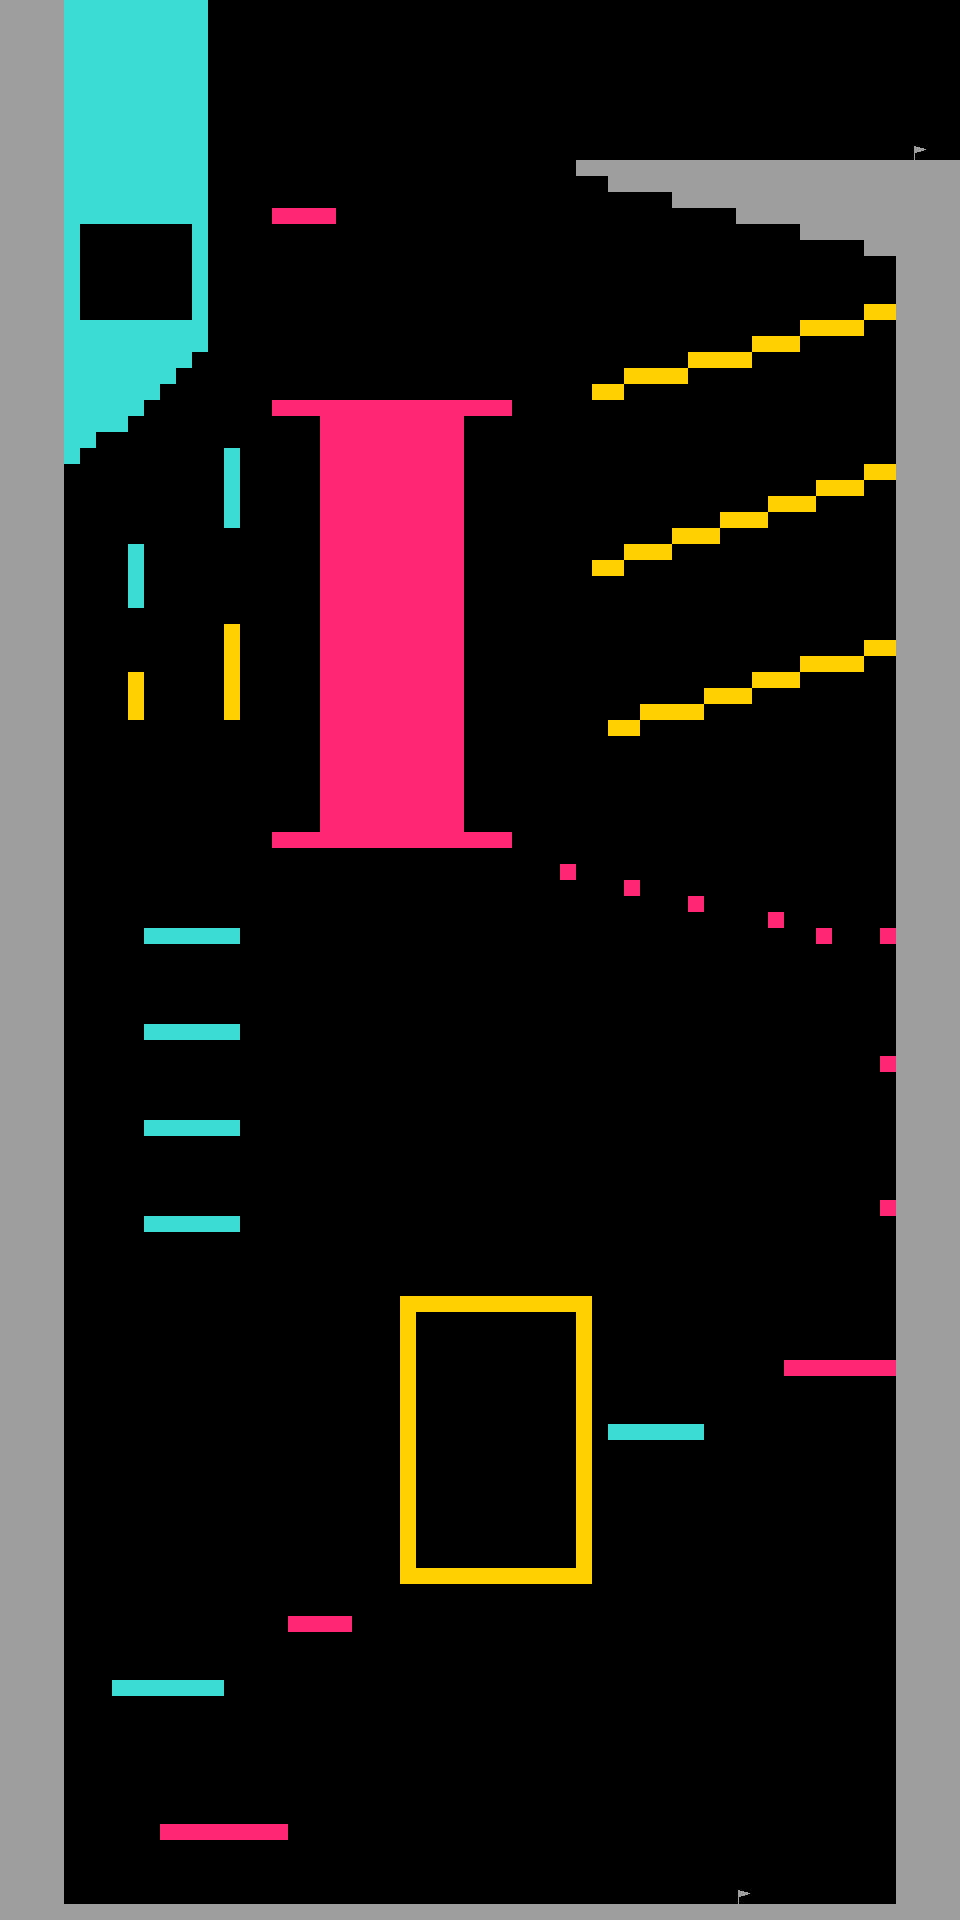

Rendered tile map (Tiled .tmx) drawn with the repository's tilesets; below, a short description and the map source with its tile grids summarised:
An orthogonal 60x120 tile map with 16x16 px tiles, 4 tile layers (Base, Yellow, Red, Blue) and 2 objects (Spawn, Goal).

<map version="1.2" tiledversion="1.3.4" orientation="orthogonal" renderorder="right-down" width="60" height="120" tilewidth="16" tileheight="16" infinite="0" nextlayerid="7" nextobjectid="12">
 <editorsettings>
  <export target="test_tilemap.json" format="json" />
 </editorsettings>
 <tileset firstgid="1" name="test_tileset" tilewidth="16" tileheight="16" tilecount="9" columns="3">
  <image source="test_tilemap.png" width="48" height="48" />
  <tile id="0">
   <properties>
    <property name="collision" type="bool" value="true" />
   </properties>
  </tile>
  <tile id="1">
   <properties>
    <property name="collision" type="bool" value="true" />
   </properties>
  </tile>
  <tile id="2">
   <properties>
    <property name="collision" type="bool" value="true" />
   </properties>
  </tile>
  <tile id="3">
   <properties>
    <property name="collision" type="bool" value="true" />
   </properties>
  </tile>
  <tile id="4">
   <properties>
    <property name="collision" type="bool" value="true" />
   </properties>
  </tile>
  <tile id="5">
   <properties>
    <property name="collision" type="bool" value="false" />
   </properties>
  </tile>
  <tile id="6">
   <properties>
    <property name="collision" type="bool" value="false" />
   </properties>
  </tile>
  <tile id="7">
   <properties>
    <property name="collision" type="bool" value="false" />
   </properties>
  </tile>
  <tile id="8">
   <properties>
    <property name="collision" type="bool" value="false" />
   </properties>
  </tile>
 </tileset>
 <layer id="1" name="Base" width="60" height="120">
  <data>[7200 cells, 7200 non-empty, 3 distinct tile ids]</data>
 </layer>
 <layer id="5" name="Yellow" width="60" height="120">
  <data>[7200 cells, 124 non-empty, 1 distinct tile ids]</data>
 </layer>
 <layer id="3" name="Red" width="60" height="120">
  <data>[7200 cells, 295 non-empty, 1 distinct tile ids]</data>
 </layer>
 <layer id="4" name="Blue" width="60" height="120">
  <data>[7200 cells, 235 non-empty, 1 distinct tile ids]</data>
 </layer>
 <objectgroup id="6" name="Objects">
  <object id="2" name="Spawn" x="738" y="1834">
   <point />
  </object>
  <object id="10" name="Goal" x="912" y="160">
   <point />
  </object>
 </objectgroup>
</map>
